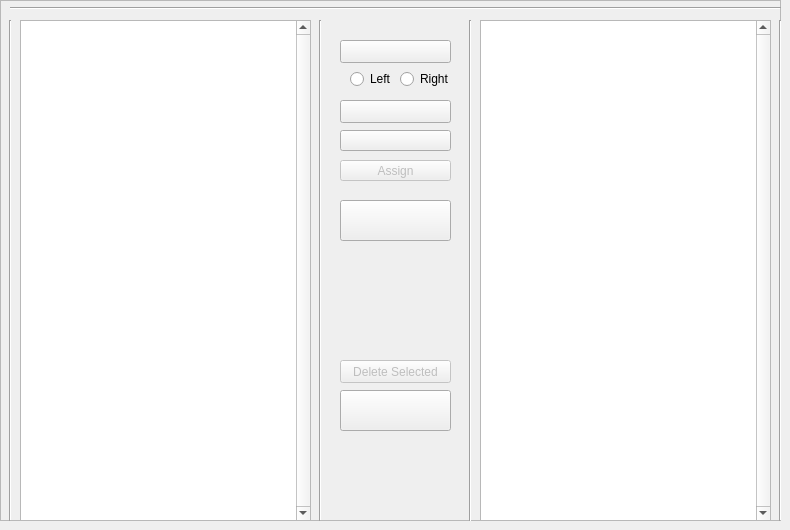
       <widget class="QWidget" name="tab">
        <attribute name="title">
         <string>TextList</string>
        </attribute>
        <widget class="QFrame" name="frame">
         <property name="geometry">
          <rect>
           <x>0</x>
           <y>0</y>
           <width>781</width>
           <height>521</height>
          </rect>
         </property>
         <property name="frameShape">
          <enum>QFrame::StyledPanel</enum>
         </property>
         <property name="frameShadow">
          <enum>QFrame::Raised</enum>
         </property>
         <widget class="Line" name="line_5">
          <property name="geometry">
           <rect>
            <x>10</x>
            <y>0</y>
            <width>771</width>
            <height>16</height>
           </rect>
          </property>
          <property name="orientation">
           <enum>Qt::Horizontal</enum>
          </property>
         </widget>
         <widget class="Line" name="line_4">
          <property name="geometry">
           <rect>
            <x>770</x>
            <y>20</y>
            <width>20</width>
            <height>501</height>
           </rect>
          </property>
          <property name="orientation">
           <enum>Qt::Vertical</enum>
          </property>
         </widget>
         <widget class="Line" name="line_2">
          <property name="geometry">
           <rect>
            <x>310</x>
            <y>20</y>
            <width>20</width>
            <height>501</height>
           </rect>
          </property>
          <property name="orientation">
           <enum>Qt::Vertical</enum>
          </property>
         </widget>
         <widget class="Line" name="line">
          <property name="geometry">
           <rect>
            <x>0</x>
            <y>20</y>
            <width>21</width>
            <height>501</height>
           </rect>
          </property>
          <property name="orientation">
           <enum>Qt::Vertical</enum>
          </property>
         </widget>
         <widget class="Line" name="line_3">
          <property name="geometry">
           <rect>
            <x>460</x>
            <y>20</y>
            <width>20</width>
            <height>541</height>
           </rect>
          </property>
          <property name="orientation">
           <enum>Qt::Vertical</enum>
          </property>
         </widget>
         <widget class="QListWidget" name="listWidget">
          <property name="geometry">
           <rect>
            <x>20</x>
            <y>20</y>
            <width>291</width>
            <height>501</height>
           </rect>
          </property>
          <property name="acceptDrops">
           <bool>false</bool>
          </property>
          <property name="verticalScrollBarPolicy">
           <enum>Qt::ScrollBarAlwaysOn</enum>
          </property>
         </widget>
         <widget class="QListWidget" name="listWidget_2">
          <property name="geometry">
           <rect>
            <x>480</x>
            <y>20</y>
            <width>291</width>
            <height>501</height>
           </rect>
          </property>
          <property name="acceptDrops">
           <bool>false</bool>
          </property>
          <property name="verticalScrollBarPolicy">
           <enum>Qt::ScrollBarAlwaysOn</enum>
          </property>
         </widget>
         <widget class="QPushButton" name="addButton">
          <property name="geometry">
           <rect>
            <x>340</x>
            <y>40</y>
            <width>111</width>
            <height>23</height>
           </rect>
          </property>
          <property name="toolTip">
           <string>Add an item to one of the lists</string>
          </property>
          <property name="text">
           <string/>
          </property>
          <property name="icon">
           <iconset>
            <normaloff>../../../../.designer/backup/images/001-add.png</normaloff>../../../../.designer/backup/images/001-add.png</iconset>
          </property>
         </widget>
         <widget class="QPushButton" name="swapButton">
          <property name="geometry">
           <rect>
            <x>340</x>
            <y>130</y>
            <width>111</width>
            <height>21</height>
           </rect>
          </property>
          <property name="toolTip">
           <string>Swap the items of the lists</string>
          </property>
          <property name="text">
           <string/>
          </property>
          <property name="icon">
           <iconset>
            <normaloff>../../../../.designer/backup/images/transfer.png</normaloff>../../../../.designer/backup/images/transfer.png</iconset>
          </property>
          <property name="iconSize">
           <size>
            <width>16</width>
            <height>16</height>
           </size>
          </property>
         </widget>
         <widget class="QPushButton" name="resetButton">
          <property name="geometry">
           <rect>
            <x>340</x>
            <y>100</y>
            <width>111</width>
            <height>23</height>
           </rect>
          </property>
          <property name="toolTip">
           <string>Resets all textfiles to empty</string>
          </property>
          <property name="text">
           <string/>
          </property>
          <property name="icon">
           <iconset>
            <normaloff>../../../../.designer/backup/images/replay.png</normaloff>../../../../.designer/backup/images/replay.png</iconset>
          </property>
         </widget>
         <widget class="QPushButton" name="allDeleteButton">
          <property name="geometry">
           <rect>
            <x>340</x>
            <y>390</y>
            <width>111</width>
            <height>41</height>
           </rect>
          </property>
          <property name="toolTip">
           <string>Delete all items</string>
          </property>
          <property name="text">
           <string/>
          </property>
          <property name="icon">
           <iconset>
            <normaloff>../../../../.designer/backup/C:/Users/sc4le/.designer/backup/images/can.png</normaloff>../../../../.designer/backup/C:/Users/sc4le/.designer/backup/images/can.png</iconset>
          </property>
         </widget>
         <widget class="QPushButton" name="assignButton">
          <property name="enabled">
           <bool>false</bool>
          </property>
          <property name="geometry">
           <rect>
            <x>340</x>
            <y>160</y>
            <width>111</width>
            <height>21</height>
           </rect>
          </property>
          <property name="toolTip">
           <string>Assign Elements to show the same</string>
          </property>
          <property name="text">
           <string>Assign</string>
          </property>
          <property name="icon">
           <iconset>
            <normaloff>../../../../.designer/backup/images/027-pointer.png</normaloff>../../../../.designer/backup/images/027-pointer.png</iconset>
          </property>
          <property name="iconSize">
           <size>
            <width>16</width>
            <height>16</height>
           </size>
          </property>
         </widget>
         <widget class="QPushButton" name="updateButton">
          <property name="geometry">
           <rect>
            <x>340</x>
            <y>200</y>
            <width>111</width>
            <height>41</height>
           </rect>
          </property>
          <property name="toolTip">
           <string>Update all items manually</string>
          </property>
          <property name="text">
           <string/>
          </property>
          <property name="icon">
           <iconset>
            <normaloff>../../../../.designer/backup/images/030-share.png</normaloff>../../../../.designer/backup/images/030-share.png</iconset>
          </property>
          <property name="iconSize">
           <size>
            <width>16</width>
            <height>16</height>
           </size>
          </property>
          <property name="shortcut">
           <string>Return</string>
          </property>
         </widget>
         <widget class="QPushButton" name="deleteButton">
          <property name="enabled">
           <bool>false</bool>
          </property>
          <property name="geometry">
           <rect>
            <x>340</x>
            <y>360</y>
            <width>111</width>
            <height>23</height>
           </rect>
          </property>
          <property name="toolTip">
           <string>Create new object</string>
          </property>
          <property name="text">
           <string>Delete Selected</string>
          </property>
          <property name="icon">
           <iconset>
            <normaloff>../../../../.designer/backup/C:/Users/sc4le/.designer/backup/images/can.png</normaloff>../../../../.designer/backup/C:/Users/sc4le/.designer/backup/images/can.png</iconset>
          </property>
         </widget>
         <widget class="QRadioButton" name="addleft">
          <property name="geometry">
           <rect>
            <x>350</x>
            <y>70</y>
            <width>77</width>
            <height>18</height>
           </rect>
          </property>
          <property name="toolTip">
           <string>Add the item to the left list</string>
          </property>
          <property name="text">
           <string>Left</string>
          </property>
         </widget>
         <widget class="QRadioButton" name="addright">
          <property name="geometry">
           <rect>
            <x>400</x>
            <y>70</y>
            <width>77</width>
            <height>18</height>
           </rect>
          </property>
          <property name="toolTip">
           <string>Add the item to the right list</string>
          </property>
          <property name="text">
           <string>Right</string>
          </property>
         </widget>
         <zorder>listWidget</zorder>
         <zorder>line_5</zorder>
         <zorder>line_4</zorder>
         <zorder>line_2</zorder>
         <zorder>line</zorder>
         <zorder>line_3</zorder>
         <zorder>listWidget_2</zorder>
         <zorder>addButton</zorder>
         <zorder>swapButton</zorder>
         <zorder>resetButton</zorder>
         <zorder>allDeleteButton</zorder>
         <zorder>assignButton</zorder>
         <zorder>updateButton</zorder>
         <zorder>deleteButton</zorder>
         <zorder>addleft</zorder>
         <zorder>addright</zorder>
        </widget>
       </widget>
